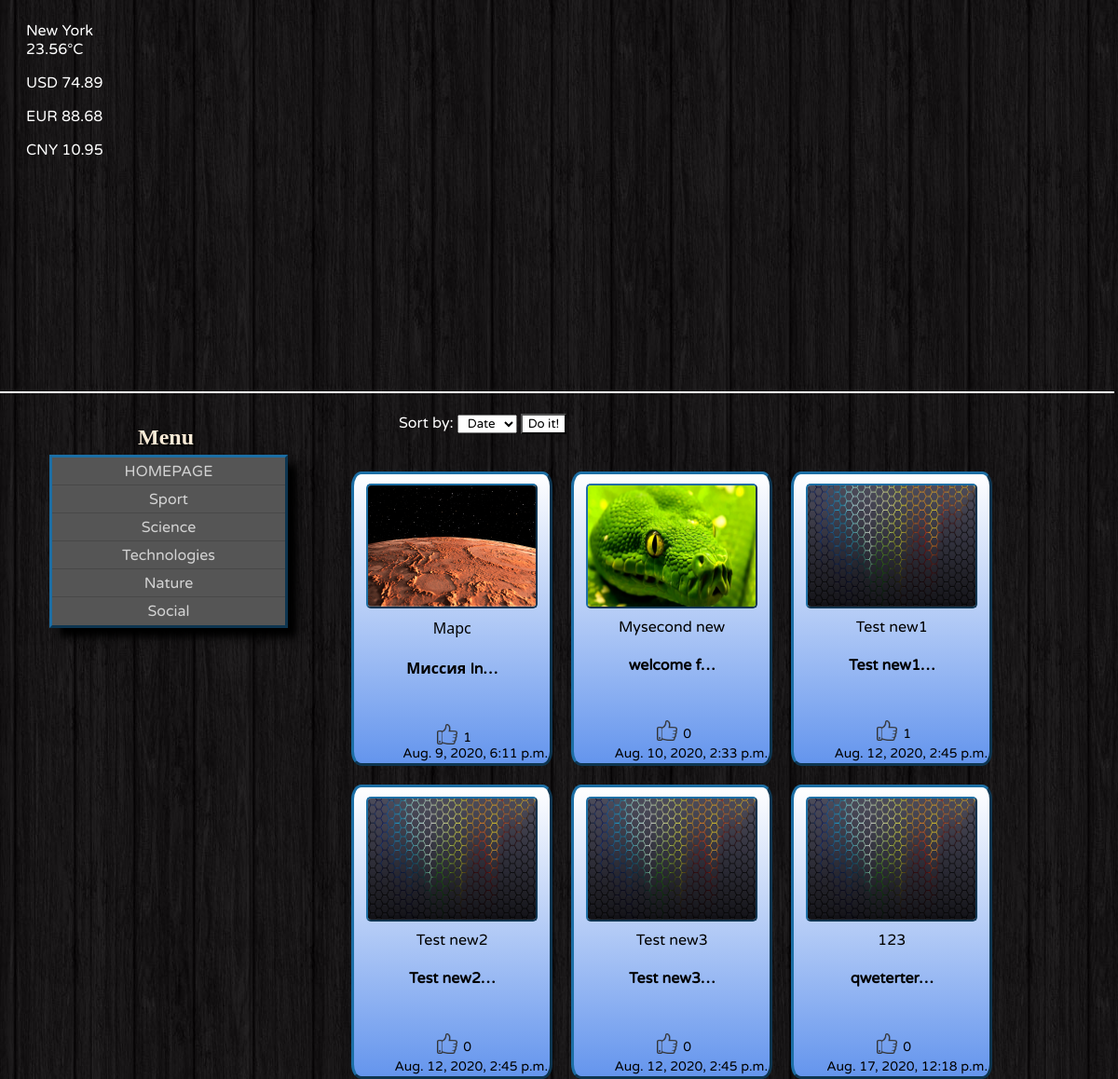
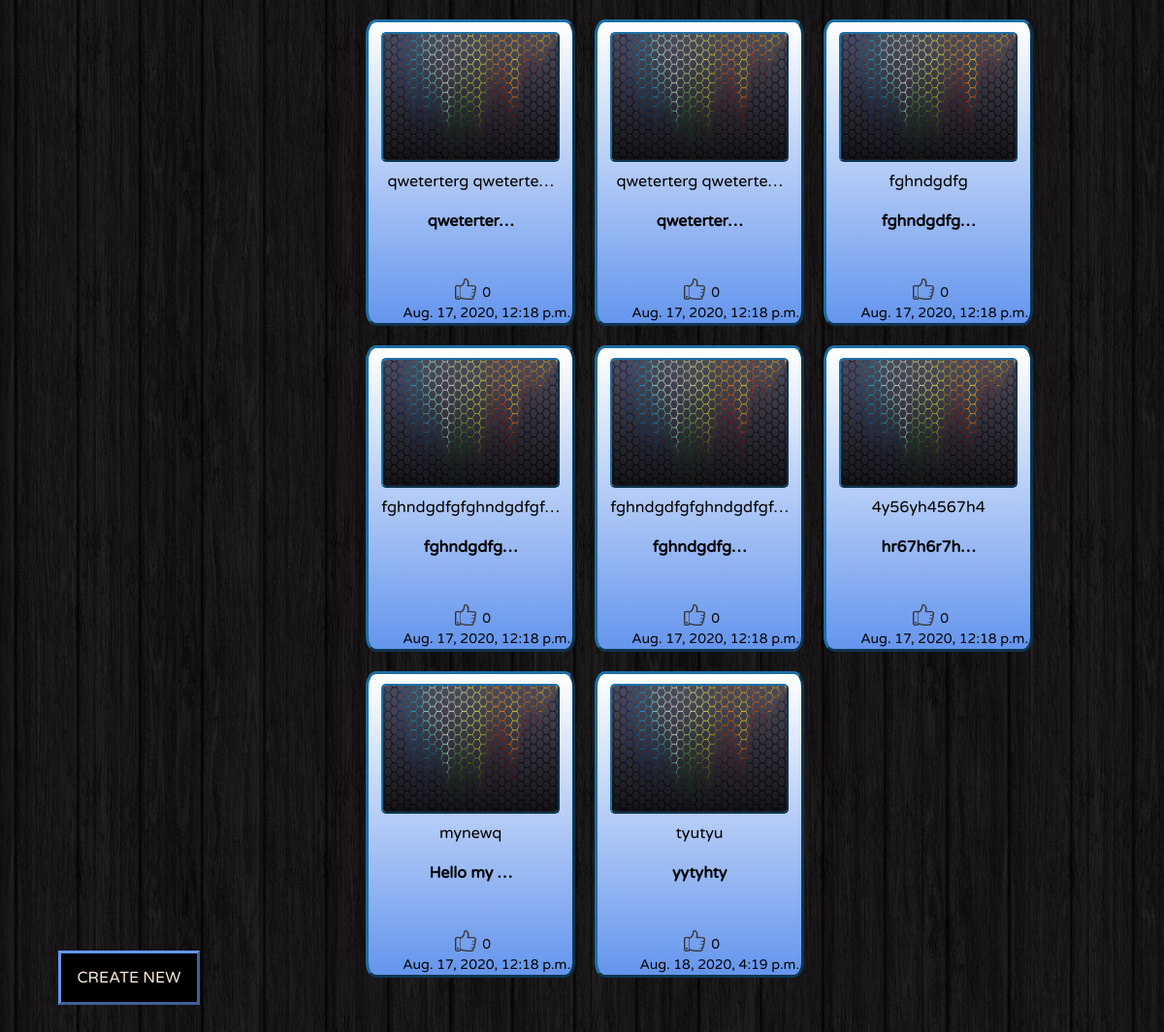
Page /sections/Science/ on the committed database (2 pictures, top to bottom).
### newscontent/models.py (models this page shows, shortened)
class Section(models.Model):
    title = models.CharField(max_length=25, unique=True)
    description = models.TextField(max_length=100, blank=True, null=True)
    picture = models.ImageField(upload_to=section_image_directory, blank=True, null=True)
    def __str__(self):
        return str(self.title)
    def get_absolute_url(self):
        return reverse('section_list', kwargs={'section_title': self.title})
    def get_absolute_create_url(self):
        return reverse('create_new', kwargs={'title': self.title})

class New(models.Model):
    title = models.CharField(max_length=100)
    old_title = models.CharField(max_length=100, blank=True, null=True)
    text = models.TextField(blank=True, null=True)
    date = models.DateTimeField(default=datetime.now())
    section = models.ForeignKey(Section, null=True, on_delete=models.PROTECT)
    like = models.IntegerField(default=0, blank=True)
    likes = models.ManyToManyField(User, related_name='likes', blank=True)
    picture = models.ImageField(upload_to=new_image_directory, blank=True, null=True)
    picture2 = models.ImageField(upload_to=new_image_directory, blank=True, null=True)
    picture3 = models.ImageField(upload_to=new_image_directory, blank=True, null=True)
    def get_absolute_url(self):
        return reverse('new_detail', kwargs={"pk": self.id, "title": self.section})

### newscontent/views.py (the view)
# urls.py: path('sections/<str:section_title>/', NewListView.as_view(), name='section_list'),
class NewListView(NewList):
    """List of news in Sections host/section"""

### newscontent/logic/url_logic.py (called while the page is built)
    @staticmethod
    def update_context():
        with open(data_rates, 'r') as file:
            valute = dict(json.loads(file.read()))
        with open(data_weather, 'r')as file:
            cities = dict(json.loads(file.read()))
            city = choice(list(cities.keys()))
            temp = cities[city]
            abs_context = {"city": city, "temp": temp, "valute": valute}
        return abs_context

    def check_sort_field(self):
        if 'sort_field' in self.request.POST.keys():
            return Section.objects.get(title=self.kwargs['section_title']).new_set.all().order_by(
                self.request.POST['sort_field'])
        else:
            return Section.objects.get(title=self.kwargs['section_title']).new_set.all()

    def get_context_data(self, *, object_list=None, **kwargs):
        context = super().get_context_data(**kwargs)
        context['logged'] = self.request.user.is_authenticated
        context['news_list'] = self.check_sort_field()
        context['sections'] = Section.objects.all()
        context['current_section'] = Section.objects.get(title=self.kwargs['section_title'])
        context.update(super().update_context())
        return context

### newscontent/templates/section_list.html (shortened to what this page needs)
{% extends 'base.html' %}
{% load static %}
{% block content %}
    <div class="sortnews">
        <form action="{% url 'section_list' current_section %}" method="POST">
            <label for="sort_field">Sort by:</label>
            <select name="sort_field" id="sort_field">
                <option value="-date">Date</option>
            </select>
            <input type="submit" value="Do it!">
        </form>
    </div>
    <div class="newstable">
        {% for new in news_list %}
                <div class="newicon" style="{% if news_list|length < 4 %}float:none;{% endif %}">
                <a href="{{ new.get_absolute_url }}">
                    <div class="newstableimage">
                        {% if new.picture %}
                            <img id="scale" src="{{ new.picture.url }}">
                        {% else %}
                            <img id="scale" src="{% static 'newscontent/images/fon.jpg' %}">
                        {% endif %}
                    </div>
                    <div class="newicontitle">
                        {{ new.title|truncatechars:20 }}
                    </div>
                    <div class="newicontext">
                        <h4>{{ new.text|truncatechars:10 }}</h4>
                    </div>
                    </a>
                    <div class="newrating">
                        <div class="newlike">
                            <div class="newlikebtn">
                                <input id="{% if logged %}lk{% else %}bk{% endif %}" class="lk" type="image" src="{% static 'newscontent/images/like-64x64.png' %}" value="{{ new.id }}">
                                <div id="likenumb{{ new.id }}" class="likenumb">
                                    {{ new.like }}
                                </div>
                            </div>
                        </div>
                    </div>
                    <div class="newdatetable">
                        {{ new.date }}
                    </div>
                </div>
        {% endfor %}
    </div>
    <div class="create_new">
        <a href="{{ current_section.get_absolute_create_url }}">CREATE NEW</a>
    </div>
{% endblock %}

### newscontent/templates/base.html (shortened to what this page needs)
<!DOCTYPE html>
{% load static %}
<html lang="en">
<head>
    <link rel="stylesheet" type="text/css" href="{% static 'newscontent/css/style.css' %}">
    <link rel="stylesheet" type="text/css" href="{% static 'newscontent/css/fonts.css' %}">
</head>
<body>
<div class="slidercontainer">
<div class="container_slider_css">
</div>
</div>
{% block weather %}
    <div id="weather">
        {{ city }}
        <br>
        {{ temp }}°C
    </div>
{% endblock %}
{% block rates %}
    <div class="mainvalute">
        <p>USD {{ valute.USD }}</p>
        <p>EUR {{ valute.EUR }}</p>
        <p>CNY {{ valute.CNY }}</p>
    </div>
{% endblock %}
{% block menu %}
    <div class="menustyle">
        <h2 class="textmenu">Menu</h2>
        <nav class="menu_color">
            <ul class="my_menu">
            <li><a href="{% url 'main_page' %}">HOMEPAGE</a></li>
                {% for section in sections %}
                    <li><a href="{{ section.get_absolute_url }}">{{ section.title }}</a></li>
                {% endfor %}
            </ul>
        </nav>
    </div>
{% endblock %}
{% block content %}
{% endblock %}
</body>
</html>

### newscontent/static/newscontent/css/style.css (style rules this page uses)
body { background: url("../images/bg11.jpg"); }
a { text-decoration: none; }
.menu_color > ul > li + li > a { border-top: 1px rgba(255, 255, 255, 0.1); box-shadow: 0 -1px 0 rgba(0, 0, 0, 0.15); }
.my_menu { list-style: none; margin: 0; padding: 0; }
.my_menu li { margin: 0; padding: 0; position: relative; }
.my_menu li a { display: block; margin: 0; padding-top: 5px; padding-bottom: 5px; text-decoration: none; }
.menu_color { background: #555; width: 100%; border: 3px outset #1C6EA4; text-align: center; font-family: 'Varela Round'; box-shadow: 10px 10px 8px black; position: relative; }
.menu_color > ul > li > a { color: lightgray; background: rgba(0, 0, 0, 0); }
.textmenu { text-align: center; color: antiquewhite; text-shadow: 2px 2px black; margin-bottom: 5px; }
#weather { color: white; position: relative; top:-435px; left: 20px; font-family: 'Varela Round'; }
.menustyle { position: relative; width: 250px; margin-right: 20px; left:45px; top:-170px; }
.newicon a { color: black; text-decoration: none; }
.newicon { font-family: 'Varela Round', 'Noto Sans'; width: 200px; border: outset #1C6EA4; border-radius: 5%; position: relative; margin: 10px; height: 300px; color: black; float: left; display: inline-block; padding: 5px; background: lightblue; background: linear-gradient(to bottom, white, cornflowerblue); }
.newdatetable { word-wrap: break-word; position: absolute; right:1%; top:94%; font-size:14px; color:black; }
.newstable { position: relative; left: 300px; top: -200px; margin-top: -170px; margin-left: 5%; margin-right: 0; padding: 0; width: auto; max-width: 70%; height: 900px; text-align: center; }
.newicontitle { text-align: center; word-wrap: break-word; }
.newicontext { word-wrap: break-word; }
.newstableimage img { width: 180px; height: 130px; border:outset 2px #1C6EA4; border-radius: 5px; margin-top:5px; margin-bottom:5px; }
.create_new { display: table; position:fixed; top:90%; left:5%; width: 140px; height: 50px; border: outset 3px cornflowerblue; text-align: center; background: black; }
.create_new a { color: antiquewhite; font-family: 'Varela Round'; display: table-cell; vertical-align: middle; text-decoration: none; }
.slidercontainer { width: 100%; height: 400px; position: relative; margin-bottom: 50px; }
.container_slider_css { width:101%; height:420px; top: -8px; left:-8px; overflow:hidden; position:absolute; border-bottom: 2px white solid; }
img:nth-child(1) { animation-delay:12s }
.mainvalute { color:white; font-family: 'Varela Round'; position: relative; top:-435px; left: 20px; }
.sortnews { position: relative; top:-400px; left:420px; width: 400px; display: flex; flex-flow:row wrap; align-items: center; }
.sortnews form label { text-align: center; color:white; font-family: 'Varela Round'; }
.sortnews form select { text-align: center; font-family: 'Varela Round'; }
.sortnews form select option { font-family: 'Varela Round'; text-align: center; }
.sortnews input { background: white; font-family: 'Varela Round'; }
.newrating { width: 150px; height: 25px; position: relative; text-align: center; top:-69px; }
.newlikebtn { position: absolute; top:0px; left:12px; }
.newlikebtn input { position: absolute; left:72px; bottom: -119px; width: 22px; height: 22px; }
.likenumb { position: absolute; left:100px; bottom: -120px; font-family: 'Varela Round'; font-size:14px; }
#bk { border: none; outline: none; }
#scale { transition: 1s; }

### rows in the picture
Section: title "Sport"
Section: title "Science"
Section: title "Technologies"
Section: title "Nature"
Section: title "Social"
New: picture (picture), title "Марс", text "Миссия In…", like "1", date "Aug. 9, 2020, 6:11 p.m."
New: picture (picture), title "Mysecond new", text "welcome f…", like "0", date "Aug. 10, 2020, 2:33 p.m."
New: title "Test new1", text "Test new1…", like "1", date "Aug. 12, 2020, 2:45 p.m."
New: title "Test new2", text "Test new2…", like "0", date "Aug. 12, 2020, 2:45 p.m."
New: title "Test new3", text "Test new3…", like "0", date "Aug. 12, 2020, 2:45 p.m."
New: title "123", text "qweterter…", like "0", date "Aug. 17, 2020, 12:18 p.m."
New: title "qweterterg qweterte…", text "qweterter…", like "0", date "Aug. 17, 2020, 12:18 p.m."
New: title "qweterterg qweterte…", text "qweterter…", like "0", date "Aug. 17, 2020, 12:18 p.m."
New: title "fghndgdfg", text "fghndgdfg…", like "0", date "Aug. 17, 2020, 12:18 p.m."
New: title "fghndgdfgfghndgdfgf…", text "fghndgdfg…", like "0", date "Aug. 17, 2020, 12:18 p.m."
New: title "fghndgdfgfghndgdfgf…", text "fghndgdfg…", like "0", date "Aug. 17, 2020, 12:18 p.m."
New: title "4y56yh4567h4", text "hr67h6r7h…", like "0", date "Aug. 17, 2020, 12:18 p.m."
New: title "mynewq", text "Hello my …", like "0", date "Aug. 17, 2020, 12:18 p.m."
New: title "tyutyu", text "yytyhty", like "0", date "Aug. 18, 2020, 4:19 p.m."

### other values in the picture
{{ city }} "New York"
{{ temp }} "23.56"
{{ valute.USD }} "74.89"
{{ valute.EUR }} "88.68"
{{ valute.CNY }} "10.95"
